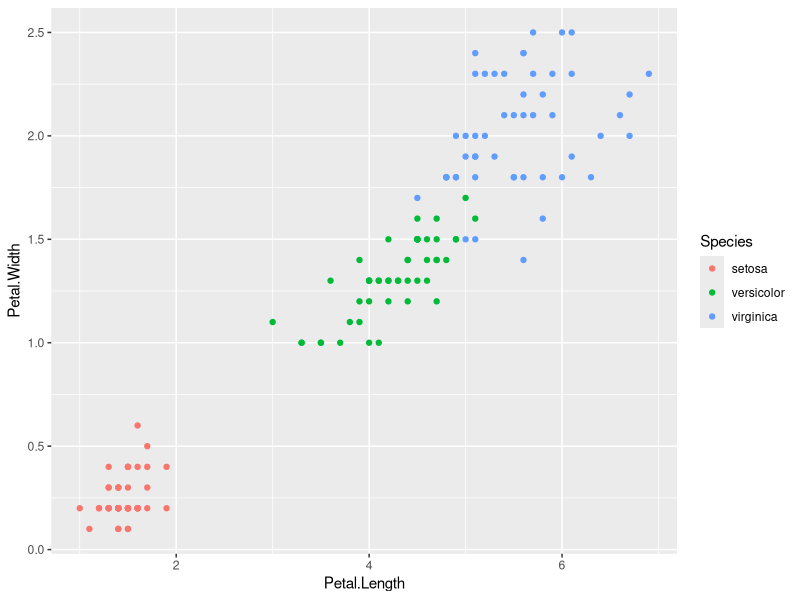
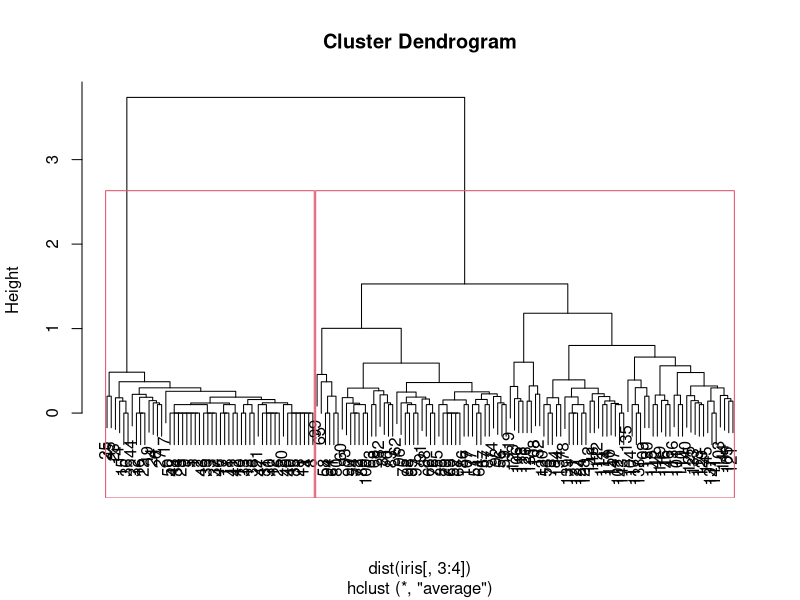

Here is the R script that generated these plots, in order:
#Import iris
library(datasets)
head(iris)
#Use ggplot to plot the characteristics
library(ggplot2)
ggplot(iris, aes(Petal.Length, Petal.Width, color = Species)) + geom_point()

#hclust function requires the input to be provided as a distance matrix- ith row jth column is distance between ith and jth rows in dataset
#it is computed by using the specified distance measure to compute the distances between the rows of a data matrix
#"euclidean", "maximum", "manhattan", "canberra", "binary" or "minkowski" are the possible measures;"euclidean" used by default
head(dist(iris[,3:4]))

#Use hierarchical clustering; Complete Linkage clustering is used by default if method is unspecified
clusters <- hclust(dist(iris[, 3:4]),method='average')

#Plots the cluster dendrogram (tree used for hierarchical clustering)
plot(clusters)

#puts rectangles around clusters at height h
rect.hclust(hclust(dist(iris[, 3:4]),method='average'),h=3)

#cut the tree at level passed as second argument
clusterCut <- cutree(clusters, 3)

#Check the accuracy of results
table(clusterCut, iris$Species)

